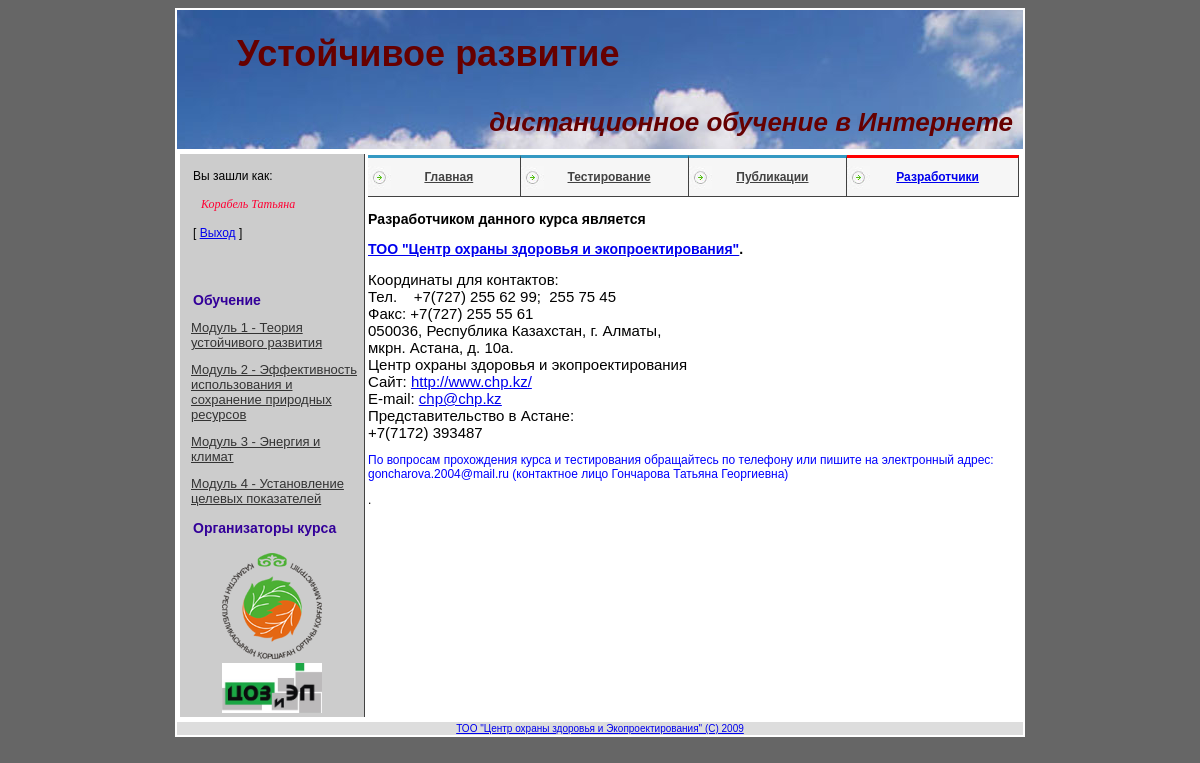
Page /project/contacts.php (signed in) on the committed database.
### tables this page shows
CREATE TABLE `modules` (
  `id` INTEGER(11) NOT NULL AUTO_INCREMENT,
  `title` VARCHAR(255) NOT NULL DEFAULT '',
  `meta_k` VARCHAR(250) NOT NULL DEFAULT '',
  `meta_d` VARCHAR(255) NOT NULL DEFAULT '',
  `text` TEXT NOT NULL,
  PRIMARY KEY (`id`)
);

CREATE TABLE `settings` (
  `id` INTEGER(11) NOT NULL AUTO_INCREMENT,
  `title` VARCHAR(255) NOT NULL DEFAULT '',
  `meta_k` VARCHAR(255) NOT NULL DEFAULT '',
  `meta_d` VARCHAR(255) NOT NULL DEFAULT '',
  `text` TEXT NOT NULL,
  `page` VARCHAR(255) NOT NULL DEFAULT '',
  PRIMARY KEY (`id`)
);

### project/contacts.php (the view, shortened to what this page needs)
<?session_start();
include("blocks/bd.php");
  $result=mysql_query("select title, meta_d,meta_k,text FROM  settings WHERE page='contacts'",$db);
  if(mysql_num_rows($result)>0) {
      $myrow=mysql_fetch_array($result);
  }
  else {
      echo "<p> Информация не может быть извлечена, в таблице нет записей</p>";
      exit();
  }
  ?>
<!DOCTYPE html PUBLIC "-//W3C//DTD XHTML 1.0 Transitional//EN" "http://www.w3.org/TR/xhtml1/DTD/xhtml1-transitional.dtd">
<html xmlns="http://www.w3.org/1999/xhtml">
    <head>
        <link href="style.css" rel="stylesheet" type="text/css" />
    </head>
    <body>
        <table width="850" border="0" align="center" bgcolor="#FFFFFF" class="main_border">
              <?php include("blocks/header.php"); ?>
            <tr>
             <td valign="top"><table width="100%" border="0" align="center">
                        <tr>
                              <?php include("blocks/lefttd.php"); ?>
                            <td  valign="top">
                                 <?php $n=4; include("blocks/nav.php"); ?>
                              <?php echo $myrow["text"]; ?></td>
                        </tr>
                    </table></td>
            </tr>
            <tr>
                  <?php include("blocks/footer.php"); ?>
            </tr>
        </table>
    </body>
</html>

### project/blocks/lefttd.php (shortened to what this page needs)
<td width="182" valign="top" class="left">
    <?php
    if (($_SESSION['login'])) {
        echo "<div class='loginMess'><br>Вы зашли как:</br>
		<br> <div class='nav_user'>$_SESSION[user_surname_name]</div></br>";
        ?>
        [ <a href='login.php?logout=1' onclick='return confirm("Выйти?")';>Выход</a> ]</div></br>
<?
        echo "<p>&nbsp;</p><div class='nav_title'>Обучение</div>";
        $result2=mysql_query("select * FROM  modules order by id",$db);
        if(mysql_num_rows($result2)>0) {
            $myrow_for_lessons=mysql_fetch_array($result2);
			echo "<div class='mod_block'>";
            do {
                printf("<p><a class='nav_link' href = 'view_modules.php?module=%s'>%s</a></p>",$myrow_for_lessons["id"],$myrow_for_lessons["title"]);
            }
            while ($myrow_for_lessons=mysql_fetch_array($result2));
echo "</div>";
        }
        else {
            echo "<p> Информация не может быть извлечена, в таблице нет записей</p>";
            exit();
        }
    }
    ?>
    <div class="nav_title">
  <p class="стиль1">Организаторы курса</p>
    </div>
<table align="center" border="0" width="100">
        <tr>
            <td><a class="org_link" href="http://www.eco.gov.kz/" title="Нажмите для перехода на сайт Министерства охраны охраны окружающей среды Республики Казахстан"><img src="img/logo_moos.png" width="100" height="106" alt="логотип Министерства охраны охраны окружающей среды Республики Казахстан"/></a></td>
    </tr>
        <tr>
            <td><a href="http://www.chp.kz/" title="Нажмите для перехода на сайт Центра охраны здоровья и экопроектирования"><img src="img/chp_kz.jpg" width="100" height="50" alt="логотип ЦОЗиЭП"/>
                </a></td>
        </tr>
    </table>
</td>

### project/style.css (style rules this page uses)
.nav_link { color:#333333; font-size:13px; margin-top:10px;margin-bottom:10px;margin-left:0px; border:1px hidden; }
.mod_block { margin-left:10px; }
.nav_title { text-align:left; margin-left:12px; font-size:14px; font-weight:bold; font-family:Verdana, Arial, Helvetica, sans-serif; color:#330099; }
.nav_user { text-align:left; margin-left:8px; font-size:12px; font-style:italic; font-family:"Times New Roman", Times, serif; color:#FF0033; }
.loginMess { margin-left:12px; }
body { font-family: Verdana, Arial, Helvetica, sans-serif; font-size:12px; background-color: #666666; }
.left { background-color:#CCCCCC; border-right:1px solid #424242; }
.text_blue_color { color:#0000FF; }

### rows in the picture
modules: title "Модуль 1 - Теория устойчивого развития"
modules: title "Модуль 2 - Эффективность использования и сохранение природных ресурсов"
modules: title "Модуль 3 - Энергия и климат"
modules: title "Модуль 4 - Установление целевых показателей"
settings: text "Разработчиком данного курса является ТОО \"Центр охраны здоровья и экопроектирования\" . Координаты для контактов: Тел. +7(727) 255 62 99; 255 75 45 Факс: +7(727) 255 55 61 050036, Республика Казахстан, г. Алматы, мкрн. Астана, д. 10а. Центр охраны здоровья и экопроектирования Сайт: http://www.chp.kz/ E-mail: chp@chp.kz Представительство в Астане: +7(7172) 393487 По вопросам прохождения курса и тестирования обращайтесь по телефону или пишите на электронный адрес: goncharova.2004@mail.ru (контактное лицо Гончарова Татьяна Георгиевна) ."

### other values in the picture
$_SESSION[user_surname_name] "Корабель Татьяна"
